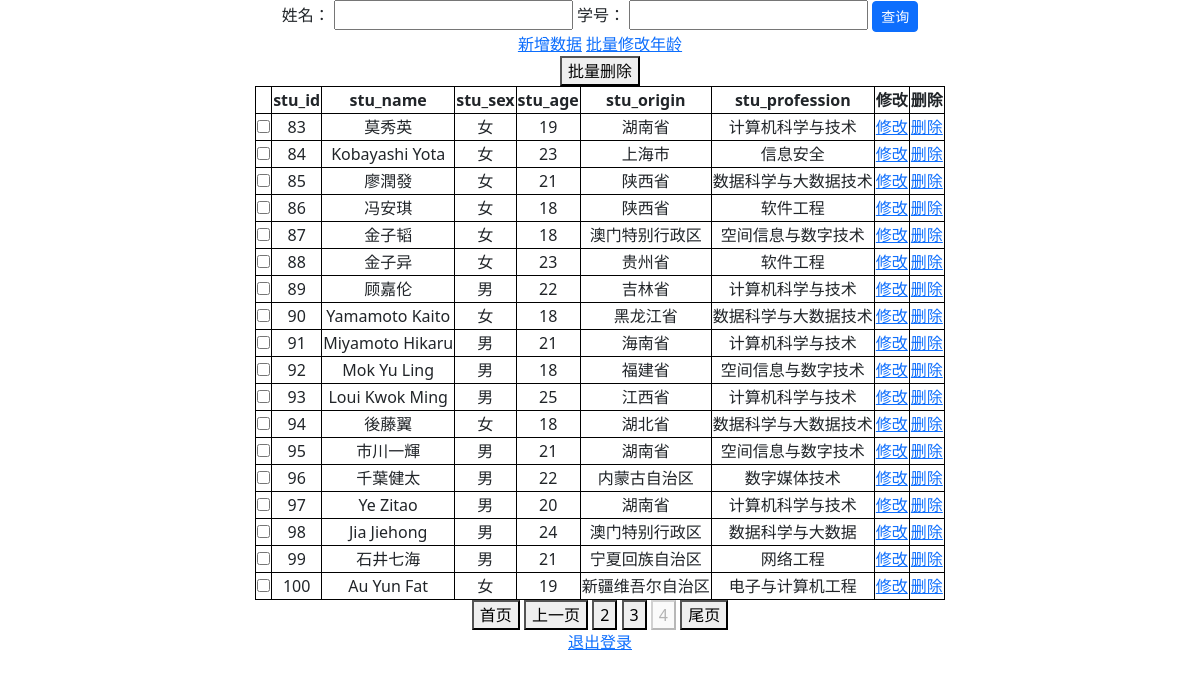
The page /?page=4 (signed in) on the database its author committed.
### tables this page shows
CREATE TABLE student_info(
stu_id int primary key not null,
stu_name varchar(50) not null,
stu_sex char(2) not null,
stu_age int not null,
stu_origin varchar(50) not null,
stu_profession varchar(50) not null
);

### app.py (the view)
@app.route("/", methods=["GET"])
def index():
    if not checkLogin():
        return redirect(url_for("login"))
    page = request.args.get("page", 1, type=int)
    ids = []
    values = []
    if "id" in request.args:
        ids.append("stu_id")
        stu_id = request.args.get("id", type=int)
        if stu_id != "" or stu_id is not None:
            values.append(stu_id)
    if "name" in request.args:
        ids.append("stu_name")
        stu_name = request.args.get("name", type=str)
        if stu_name != "" or stu_name is not None:
            values.append(stu_name.strip())
    if len(ids) != 0:
        desp, result = db.query2("student_info", ids, values)
    else:
        desp, result = db.selectAll("student_info")
    if len(result) == 0:
        flash("查询结果为空，请检查查询条件", "error")
    results, pagination = paging(result, page, per_page=20)
    return render_template(
        "show.html", results=results, desp=desp, pagination=pagination, page=page
    )

### app.py (called while the page is built)
def checkLogin():
    return True if "username" in session else False

### db/sql_conn.py (called while the page is built)
def close(conn):
    conn.close()

    def open(self):
        conn = sqlite3.connect(self.database)
        return conn

    def selectAll(self, table):
        conn = self.open()
        cur = conn.cursor()
        sql = "select * from %s" % table
        print(sql)
        cur.execute(sql)
        description = []
        for d in cur.description:
            description.append(d[0])
        result = cur.fetchall()
        cur.close()
        close(conn)
        return description, result

### hand_utils/util.py (called while the page is built)
def paging(result, page, per_page):
    pagination = len(result) // per_page
    if len(result) % per_page > 0:
        pagination += 1
    start = (page - 1) * per_page
    end = start + per_page
    results = result[start:end]
    return results, pagination

### templates/show.html (shortened to what this page needs)
<!DOCTYPE html>
<html lang="en">
<head>
    <link href="/static/bootstrap/css/bootstrap.min.css" rel="stylesheet">
    <link href="/static/css/pop-up.css" rel="stylesheet">
    <link href="/static/css/show.css" rel="stylesheet">
</head>
<body>
<center>
    <div id="container">
    <form id="queryForm">
        <label for="name">姓名：</label>
        <input type="text" name="name" id="name"/>
        <label for="id">学号：</label>
        <input type="text" name="id" id="id"/>
        <input type="button" value="查询" class="btn btn-primary btn-sm" id="query" onclick="checkBeforeQuery()"/>
    </form>
    <a href="/add">新增数据</a>
    <a href="/updateAge">批量修改年龄</a>
    <br>
    <form id="deleteForm">
        <button type="button" onclick="deleteForm()" id="multi_del">批量删除</button>
        <table>
            <tr>
                <td></td>
                {% for d in desp %}
                <td><b>{{ d }}</b></td>
                {% endfor %}
                <td><b>修改</b></td>
                <td><b>删除</b></td>
            </tr>
            {% for item in results %}
            <tr>
                <td>
                    <input type="checkbox" , name="ids" , value="{{ item[0] }}">
                </td>
                {% for v in item %}
                <td>{{ v }}</td>
                {% endfor %}
                <td><a href="/update?id={{ item[0] }}">修改</a></td>
                <td><a href="/delete/{{ item[0] }}">删除</a></td>
            </tr>
            {% endfor %}
        </table>
    </form>
    <div>
        <button onclick="window.location.href='{{ url_for('index', page=1) }}'">首页</button>
        {% if page > 1 %}
        <button onclick="window.location.href='{{ url_for('index', page=page-1) }}'">上一页</button>
        {% endif %}
        {% for i in range(page-2, page+3) %}
        {% if i > 0 and i <= pagination %} {% if i !=page %}
        <button
                onclick="window.location.href='{{ url_for('index', page=i) }}'">{{ i }}
        </button>
        {% else %}
        <button disabled>{{ i }}</button>
        {% endif %}
        {% endif %}
        {% endfor %}
        <button onclick="window.location.href='{{ url_for('index', page=pagination) }}'">尾页</button>
    </div>
    <a href="/reset">退出登录</a>
</div>
</center>
</body>
</html>

### static/css/show.css (style rules this page uses)
table, tr, td { border: 1px solid black; text-align: center; }

### rows shown on the page
student_info: item "83" "女" "19", stu_name "莫秀英", stu_origin "湖南省", stu_profession "计算机科学与技术"
student_info: item "84" "女" "23", stu_name "Kobayashi Yota", stu_origin "上海市", stu_profession "信息安全"
student_info: item "85" "女" "21", stu_name "廖潤發", stu_origin "陕西省", stu_profession "数据科学与大数据技术"
student_info: item "86" "女" "18", stu_name "冯安琪", stu_origin "陕西省", stu_profession "软件工程"
student_info: item "87" "女" "18", stu_name "金子韬", stu_origin "澳门特别行政区", stu_profession "空间信息与数字技术"
student_info: item "88" "女" "23", stu_name "金子异", stu_origin "贵州省", stu_profession "软件工程"
student_info: item "89" "男" "22", stu_name "顾嘉伦", stu_origin "吉林省", stu_profession "计算机科学与技术"
student_info: item "90" "女" "18", stu_name "Yamamoto Kaito", stu_origin "黑龙江省", stu_profession "数据科学与大数据技术"
student_info: item "91" "男" "21", stu_name "Miyamoto Hikaru", stu_origin "海南省", stu_profession "计算机科学与技术"
student_info: item "92" "男" "18", stu_name "Mok Yu Ling", stu_origin "福建省", stu_profession "空间信息与数字技术"
student_info: item "93" "男" "25", stu_name "Loui Kwok Ming", stu_origin "江西省", stu_profession "计算机科学与技术"
student_info: item "94" "女" "18", stu_name "後藤翼", stu_origin "湖北省", stu_profession "数据科学与大数据技术"
student_info: item "95" "男" "21", stu_name "市川一輝", stu_origin "湖南省", stu_profession "空间信息与数字技术"
student_info: item "96" "男" "22", stu_name "千葉健太", stu_origin "内蒙古自治区", stu_profession "数字媒体技术"
student_info: item "97" "男" "20", stu_name "Ye Zitao", stu_origin "湖南省", stu_profession "计算机科学与技术"
student_info: item "98" "男" "24", stu_name "Jia Jiehong", stu_origin "澳门特别行政区", stu_profession "数据科学与大数据"
student_info: item "99" "男" "21", stu_name "石井七海", stu_origin "宁夏回族自治区", stu_profession "网络工程"
student_info: item "100" "女" "19", stu_name "Au Yun Fat", stu_origin "新疆维吾尔自治区", stu_profession "电子与计算机工程"

### other values the page prints
{{ d }} "stu_id" "stu_name" "stu_sex" "stu_age" "stu_origin" "stu_profession"
{{ i }} "2" "3"
{{ i }} "4"
